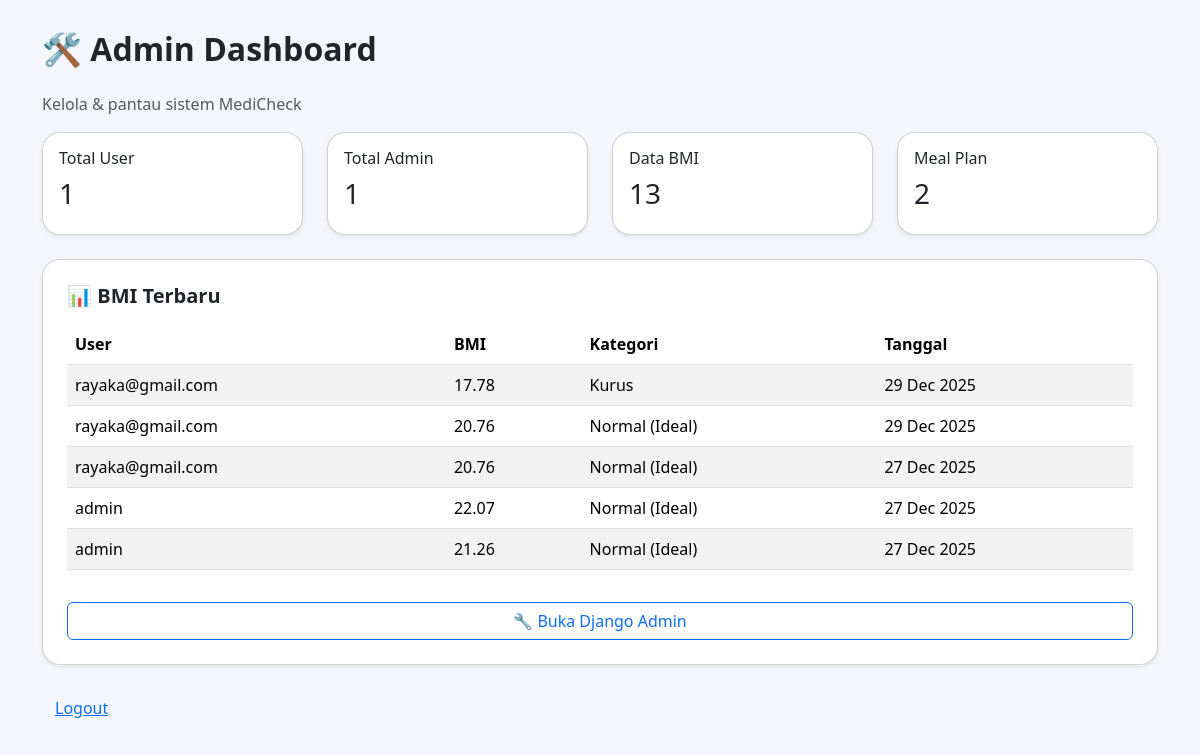
Before: /accounts/admin-dashboard/ (signed in) with the older database file.
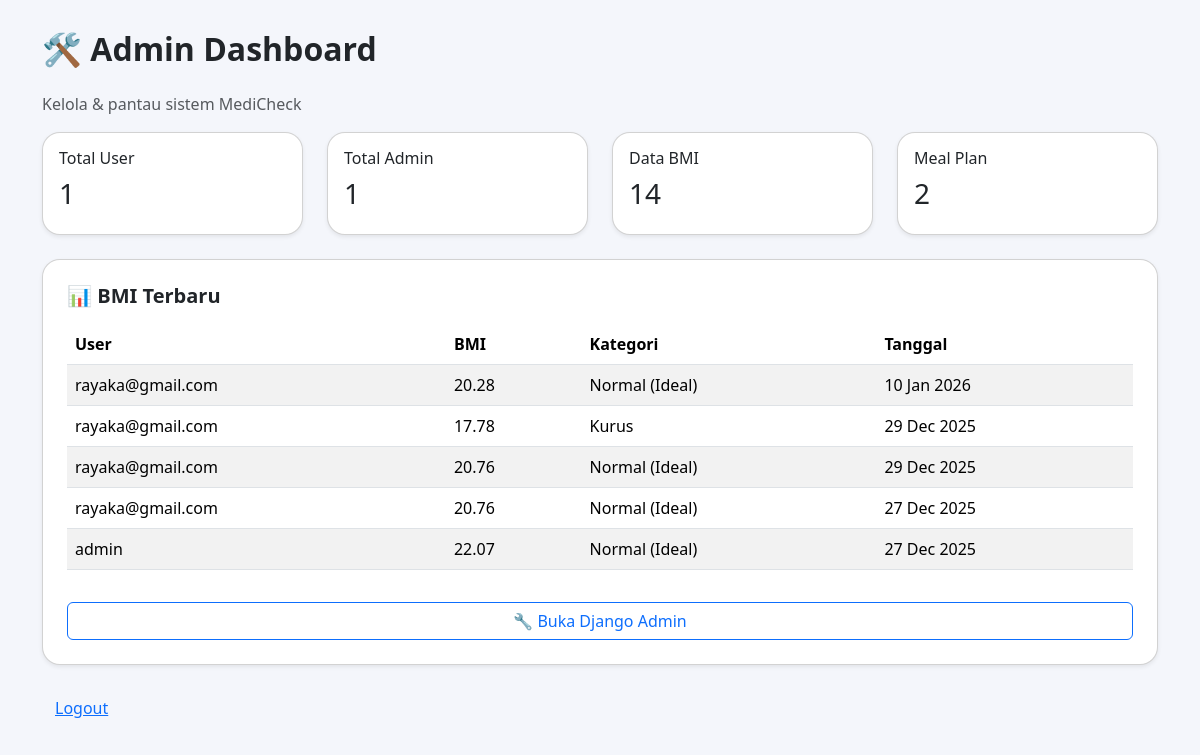
After: the same page with the newer database file.
### accounts/models.py (models this page shows, shortened)
class BMIResult(models.Model):
    user = models.ForeignKey(User, on_delete=models.CASCADE)
    berat = models.FloatField()
    tinggi = models.FloatField()
    bmi = models.FloatField()
    kategori = models.CharField(max_length=50)
    riwayat_input = models.TextField()
    penyakit_terdeteksi = models.TextField()
    rekomendasi = models.TextField()
    created_at = models.DateTimeField(auto_now_add=True)

### accounts/views.py (the view)
# urls.py: path('admin-dashboard/', views.admin_dashboard_view, name='admin_dashboard'),
@staff_member_required(login_url='accounts:login')
def admin_dashboard_view(request):
    context = {
        'total_users': User.objects.filter(is_staff=False).count(),
        'total_admins': User.objects.filter(is_staff=True).count(),
        'total_bmi': BMIResult.objects.count(),
        'total_mealplan': WeeklyMealPlan.objects.count(),
        'total_mental': MentalHealthLog.objects.count(),
        'latest_bmi': BMIResult.objects.order_by('-created_at')[:5],
    }
    return render(request, 'accounts/admin_dashboard.html', context)

### accounts/templates/accounts/admin_dashboard.html (shortened to what this page needs)
<!DOCTYPE html>
<html lang="id">
<head>
<link href="https://cdn.jsdelivr.net/npm/bootstrap@5.3.2/dist/css/bootstrap.min.css" rel="stylesheet">
</head>
<body>
<div class="container">
<h2 class="fw-bold mb-4">🛠️ Admin Dashboard</h2>
<p class="text-muted">Kelola & pantau sistem MediCheck</p>
<div class="row g-4 mb-4">
<div class="col-md-3">
  <div class="card p-3 shadow-sm">
    <h6>Total User</h6>
    <h3>{{ total_users }}</h3>
  </div>
</div>
<div class="col-md-3">
  <div class="card p-3 shadow-sm">
    <h6>Total Admin</h6>
    <h3>{{ total_admins }}</h3>
  </div>
</div>
<div class="col-md-3">
  <div class="card p-3 shadow-sm">
    <h6>Data BMI</h6>
    <h3>{{ total_bmi }}</h3>
  </div>
</div>
<div class="col-md-3">
  <div class="card p-3 shadow-sm">
    <h6>Meal Plan</h6>
    <h3>{{ total_mealplan }}</h3>
  </div>
</div>
</div>
<div class="card p-4 shadow-sm">
<h5 class="fw-bold mb-3">📊 BMI Terbaru</h5>
<table class="table table-striped">
<thead>
<tr>
  <th>User</th>
  <th>BMI</th>
  <th>Kategori</th>
  <th>Tanggal</th>
</tr>
</thead>
<tbody>
{% for bmi in latest_bmi %}
<tr>
  <td>{{ bmi.user.username }}</td>
  <td>{{ bmi.bmi }}</td>
  <td>{{ bmi.kategori }}</td>
  <td>{{ bmi.created_at|date:"d M Y" }}</td>
</tr>
{% endfor %}
</tbody>
</table>
<a href="/admin/" class="btn btn-outline-primary mt-3">
🔧 Buka Django Admin
</a>
</div>
<a href="{% url 'accounts:logout' %}" class="btn btn-link mt-4">Logout</a>
</div>
</body>
</html>

Changed rows visible on the page:
no longer on this page (row unchanged): BMIResult: user.username "admin", bmi "21.26", kategori "Normal (Ideal)", created_at "27 Dec 2025"
added BMIResult: user.username "rayaka@gmail.com", bmi "20.28", kategori "Normal (Ideal)", created_at "10 Jan 2026"
Other visible differences:
{{ total_bmi }}: "13" → "14"
